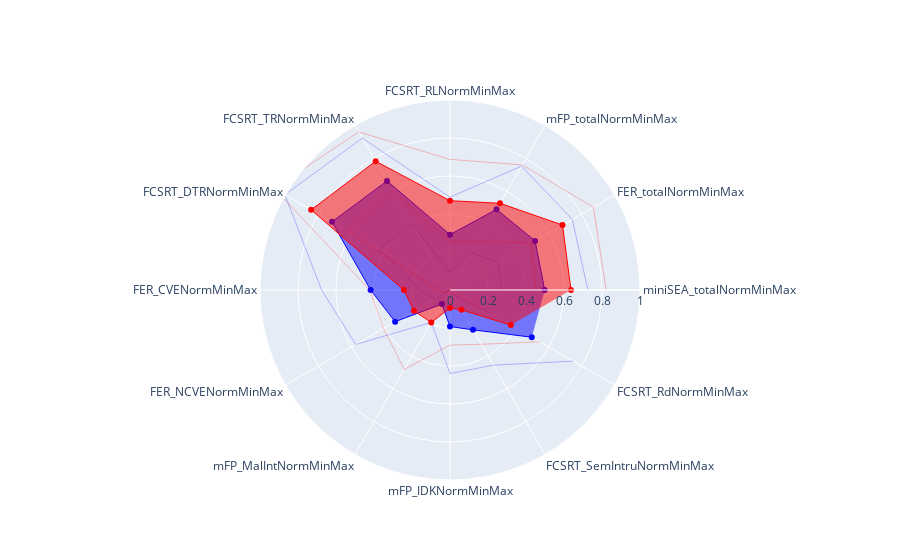

Here is the notebook cell this chart was saved with:
### Markdown cell above
### Radar plot sur les variables explicatives et les covariables

### Code cell
fig = go.Figure()
moyDFT=DFT[var4CorrNormMinMax].mean()#df_concat.loc[DFT.index,var4CorrNormMinMax].mean() #df_concat.loc[DFT.iloc[:,0],var4CorrNormZScore].mean()
stdDFT=DFT[var4CorrNormMinMax].std()#df_concat.loc[DFT.index,var4CorrNormMinMax].std()
res1 = [x-y for x,y in zip(moyDFT,stdDFT)] 
res2 = [x+y for x,y in zip(moyDFT,stdDFT)] 

fig.add_trace(go.Scatterpolar(r=moyDFT,theta=var4CorrNormMinMax,fill='toself',mode='lines+markers',name='DFT',line=dict(width=1, color='blue')))
fig.add_trace(go.Scatterpolar(r=res1,theta=var4CorrNormMinMax,fill='none',mode='lines',showlegend=False,opacity=0.5,line=dict(width=0.5, color='blue')))
fig.add_trace(go.Scatterpolar(r=res2,theta=var4CorrNormMinMax,fill='none',mode='lines',showlegend=False,opacity=0.5,line=dict(width=0.5, color='blue')))

moyTPP=TPP[var4CorrNormMinMax].mean()
stdTPP=TPP[var4CorrNormMinMax].std()
res1 = [x-y for x,y in zip(moyTPP,stdTPP)] 
res2 = [x+y for x,y in zip(moyTPP,stdTPP)] 

fig.add_trace(go.Scatterpolar(r=moyTPP,theta=var4CorrNormMinMax,fill='toself',mode='lines+markers',name='TPP',line=dict(width=1, color='red')))
fig.add_trace(go.Scatterpolar(r=res1,theta=var4CorrNormMinMax,fill='none',mode='lines',showlegend=False,opacity=0.5,line=dict(width=0.5, color='red')))
fig.add_trace(go.Scatterpolar(r=res2,theta=var4CorrNormMinMax,fill='none',mode='lines',showlegend=False,opacity=0.5,line=dict(width=0.5, color='red')))

fig.update_layout(
  polar=dict(
    radialaxis=dict(
      visible=True,
      range=[0, 1]
    )),
  showlegend=False
)

fig.show()

### Figure 1 — Plotly figure (JSON) as saved in the notebook; plotly's stock layout.template omitted (floating-point values rounded to 4 significant figures)
{"data": [{"fill": "toself", "line": {"color": "blue", "width": 1}, "mode": "lines+markers", "name": "DFT", "r": [0.4984, 0.5171, 0.4901, 0.2913, 0.6629, 0.7171, 0.4178, 0.3336, 0.08572, 0.1925, 0.242, 0.497], "theta": ["miniSEA_totalNormMinMax", "FER_totalNormMinMax", "mFP_totalNormMinMax", "FCSRT_RLNormMinMax", "FCSRT_TRNormMinMax", "FCSRT_DTRNormMinMax", "FER_CVENormMinMax", "FER_NCVENormMinMax", "mFP_MalIntNormMinMax", "mFP_IDKNormMinMax", "FCSRT_SemIntruNormMinMax", "FCSRT_RdNormMinMax"], "type": "scatterpolar"}, {"fill": "none", "line": {"color": "blue", "width": 0.5}, "mode": "lines", "opacity": 0.5, "r": [0.2709, 0.2912, 0.2274, 0.09405, 0.4029, 0.431, 0.1598, 0.09458, -0.02523, -0.05454, 0.02701, 0.2459], "showlegend": false, "theta": ["miniSEA_totalNormMinMax", "FER_totalNormMinMax", "mFP_totalNormMinMax", "FCSRT_RLNormMinMax", "FCSRT_TRNormMinMax", "FCSRT_DTRNormMinMax", "FER_CVENormMinMax", "FER_NCVENormMinMax", "mFP_MalIntNormMinMax", "mFP_IDKNormMinMax", "FCSRT_SemIntruNormMinMax", "FCSRT_RdNormMinMax"], "type": "scatterpolar"}, {"fill": "none", "line": {"color": "blue", "width": 0.5}, "mode": "lines", "opacity": 0.5, "r": [0.7258, 0.743, 0.7528, 0.4886, 0.9229, 1.003, 0.6759, 0.5727, 0.1967, 0.4396, 0.4569, 0.7482], "showlegend": false, "theta": ["miniSEA_totalNormMinMax", "FER_totalNormMinMax", "mFP_totalNormMinMax", "FCSRT_RLNormMinMax", "FCSRT_TRNormMinMax", "FCSRT_DTRNormMinMax", "FER_CVENormMinMax", "FER_NCVENormMinMax", "mFP_MalIntNormMinMax", "mFP_IDKNormMinMax", "FCSRT_SemIntruNormMinMax", "FCSRT_RdNormMinMax"], "type": "scatterpolar"}, {"fill": "toself", "line": {"color": "red", "width": 1}, "mode": "lines+markers", "name": "TPP", "r": [0.6369, 0.6838, 0.5268, 0.4702, 0.7826, 0.8439, 0.2426, 0.2196, 0.1975, 0.0951, 0.1207, 0.3697], "theta": ["miniSEA_totalNormMinMax", "FER_totalNormMinMax", "mFP_totalNormMinMax", "FCSRT_RLNormMinMax", "FCSRT_TRNormMinMax", "FCSRT_DTRNormMinMax", "FER_CVENormMinMax", "FER_NCVENormMinMax", "mFP_MalIntNormMinMax", "mFP_IDKNormMinMax", "FCSRT_SemIntruNormMinMax", "FCSRT_RdNormMinMax"], "type": "scatterpolar"}, {"fill": "none", "line": {"color": "red", "width": 0.5}, "mode": "lines", "opacity": 0.5, "r": [0.4519, 0.496, 0.2933, 0.2528, 0.6045, 0.6192, 0.06385, 0.03556, -0.0875, -0.09982, -0.08853, 0.1944], "showlegend": false, "theta": ["miniSEA_totalNormMinMax", "FER_totalNormMinMax", "mFP_totalNormMinMax", "FCSRT_RLNormMinMax", "FCSRT_TRNormMinMax", "FCSRT_DTRNormMinMax", "FER_CVENormMinMax", "FER_NCVENormMinMax", "mFP_MalIntNormMinMax", "mFP_IDKNormMinMax", "FCSRT_SemIntruNormMinMax", "FCSRT_RdNormMinMax"], "type": "scatterpolar"}, {"fill": "none", "line": {"color": "red", "width": 0.5}, "mode": "lines", "opacity": 0.5, "r": [0.8218, 0.8716, 0.7603, 0.6875, 0.9607, 1.069, 0.4214, 0.4036, 0.4825, 0.29, 0.3299, 0.5449], "showlegend": false, "theta": ["miniSEA_totalNormMinMax", "FER_totalNormMinMax", "mFP_totalNormMinMax", "FCSRT_RLNormMinMax", "FCSRT_TRNormMinMax", "FCSRT_DTRNormMinMax", "FER_CVENormMinMax", "FER_NCVENormMinMax", "mFP_MalIntNormMinMax", "mFP_IDKNormMinMax", "FCSRT_SemIntruNormMinMax", "FCSRT_RdNormMinMax"], "type": "scatterpolar"}], "layout": {"autosize": true, "dragmode": "zoom", "polar": {"angularaxis": {"type": "category"}, "radialaxis": {"autorange": false, "range": [0, 1], "type": "linear", "visible": true}}, "showlegend": false}}
